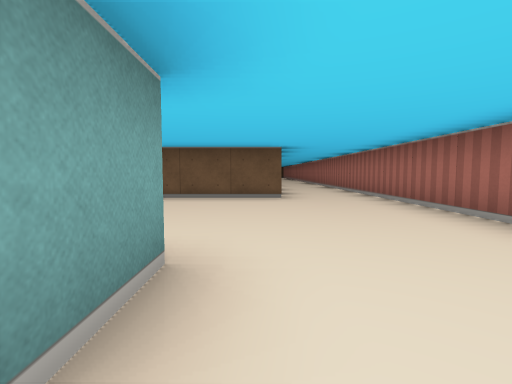
[1] (above)

13 first-person views from a walk through a cub3D level. The camera is about half as high as the walls, tilts 4° down and sees 85° across. The floor is counted in squares. Each view is taken from the middle of a square. On the plan, view 1 faces up. The plan holds only what a view shows up to about 9 squares ahead; the rest is blank.

[2]
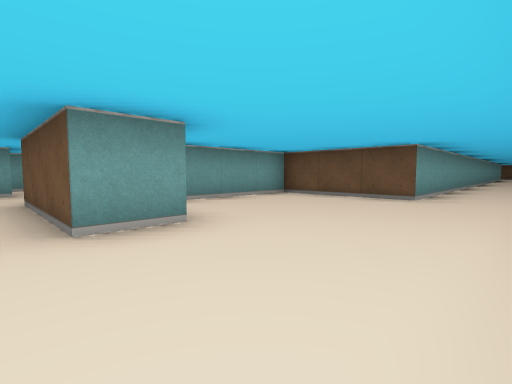

[3]
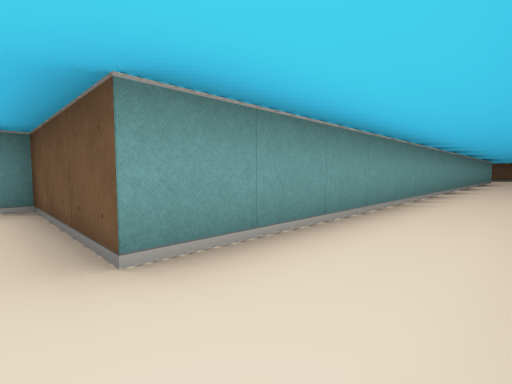

[4]
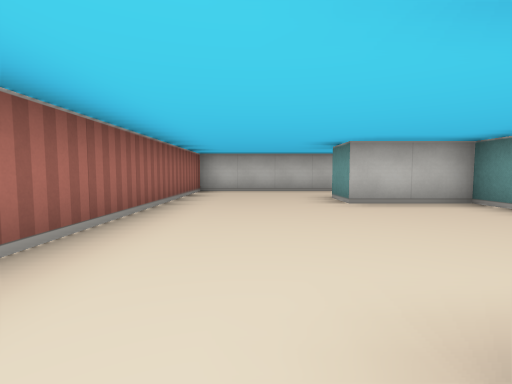

[5]
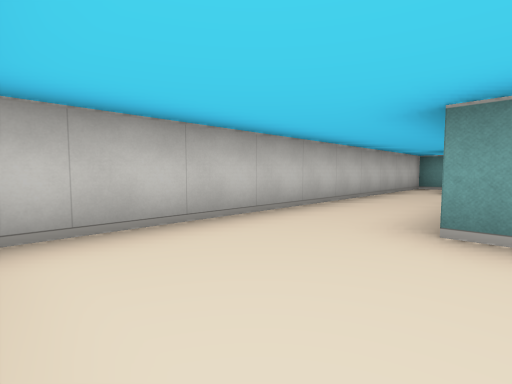

[6]
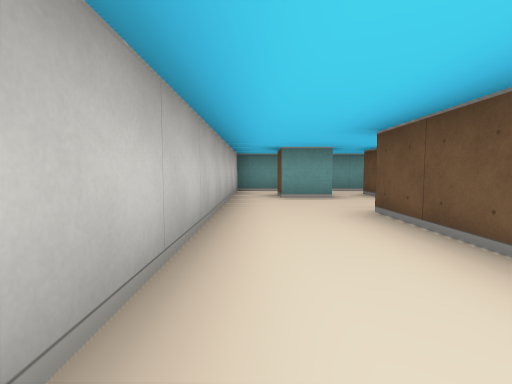

[7]
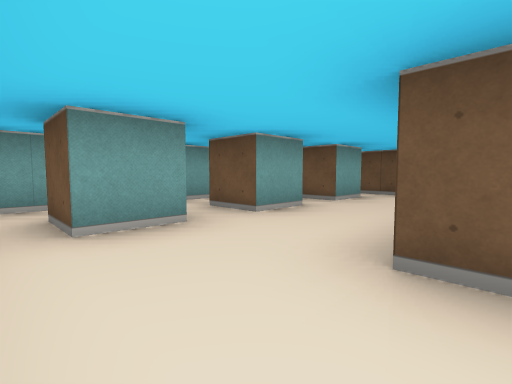

[8]
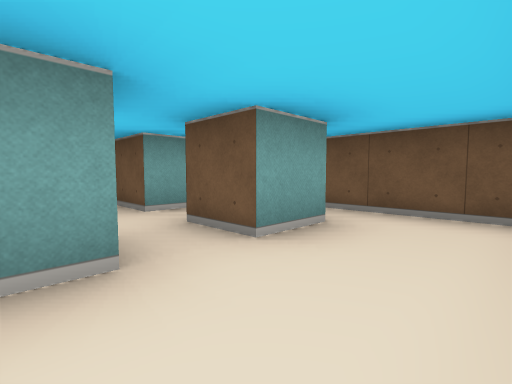

[9]
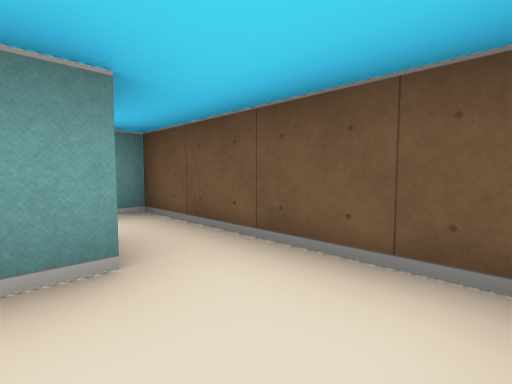

[10]
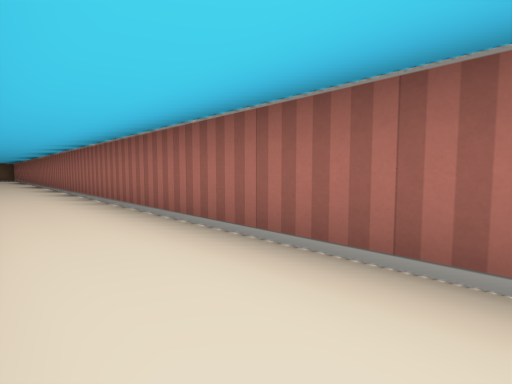

[11]
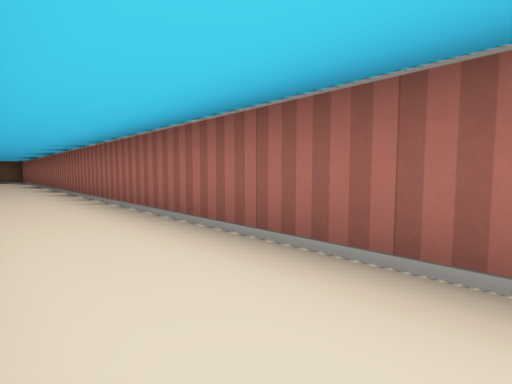

[12]
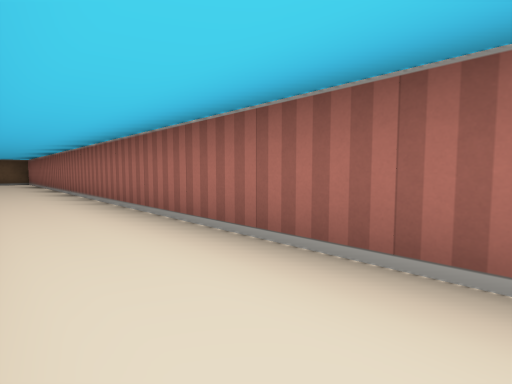

[13]
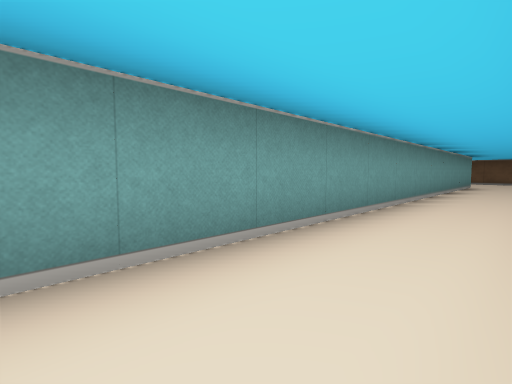

### Floor plan
Points are (right, up) in squares from view 1. A wall is a line through its corners. A room is listed if a view was taken in it or the views show most of it. See-through windows are left out.
Room 1 (views 1, 2, 3, 4, 5, 10, 11, 12, 13)
walls: (0.5, -1.5) (2.5, -1.5) (2.5, 22.2); (0.5, 22.2) (0.5, 5.5) (-2.5, 5.5) (-2.5, 1.5) (-0.5, 1.5) (-0.5, 0.5)
ways out: opening at (-0.5, -0.5) to room 2; opening at (1.5, 23)
Room 2 (views 6, 7, 8, 9)
walls: (-5.5, 0.6) (-5.5, -0.5) (-6.5, -0.5); (-5.5, 2.6) (-5.5, 1.5) (-6.5, 1.5); (-7.5, 2.2) (-7.5, -1.5) (0.5, -1.5); (-5.5, 4.6) (-5.5, 3.5) (-6.5, 3.5); (-0.5, 0.5) (-3.5, 0.5); (-4, 5.5) (-7.5, 5.5) (-7.5, 3.5)
ways out: opening at (-0.5, -0.5) to room 1; opening at (-8, 3)

Positions as (right, up) in squares from view 1, and headings:
1: (0, 0), facing up
2: (2, 0), facing up-left
3: (2, 5), facing up-left
4: (1, 6), facing down
5: (2, 1), facing down-left
6: (0, -1), facing left
7: (-3, -1), facing up-left
8: (-4, 2), facing up-left
9: (-4, 4), facing up-left
10: (1, 5), facing up-right
11: (1, 9), facing up-right
12: (1, 11), facing up-right
13: (2, 11), facing up-left
